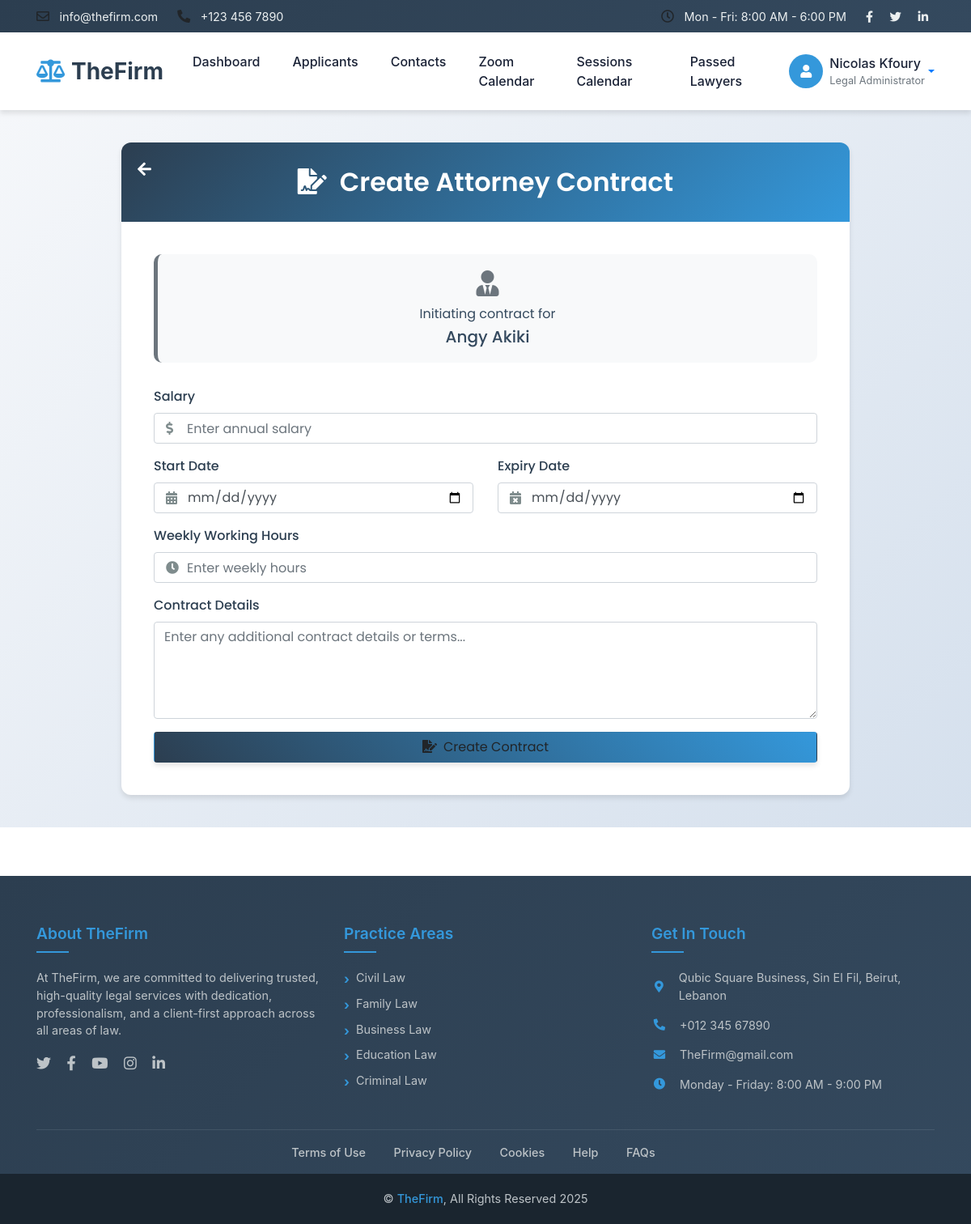
/admin/contract.php?id=11 (signed in), run on an earlier commit of the app's database.
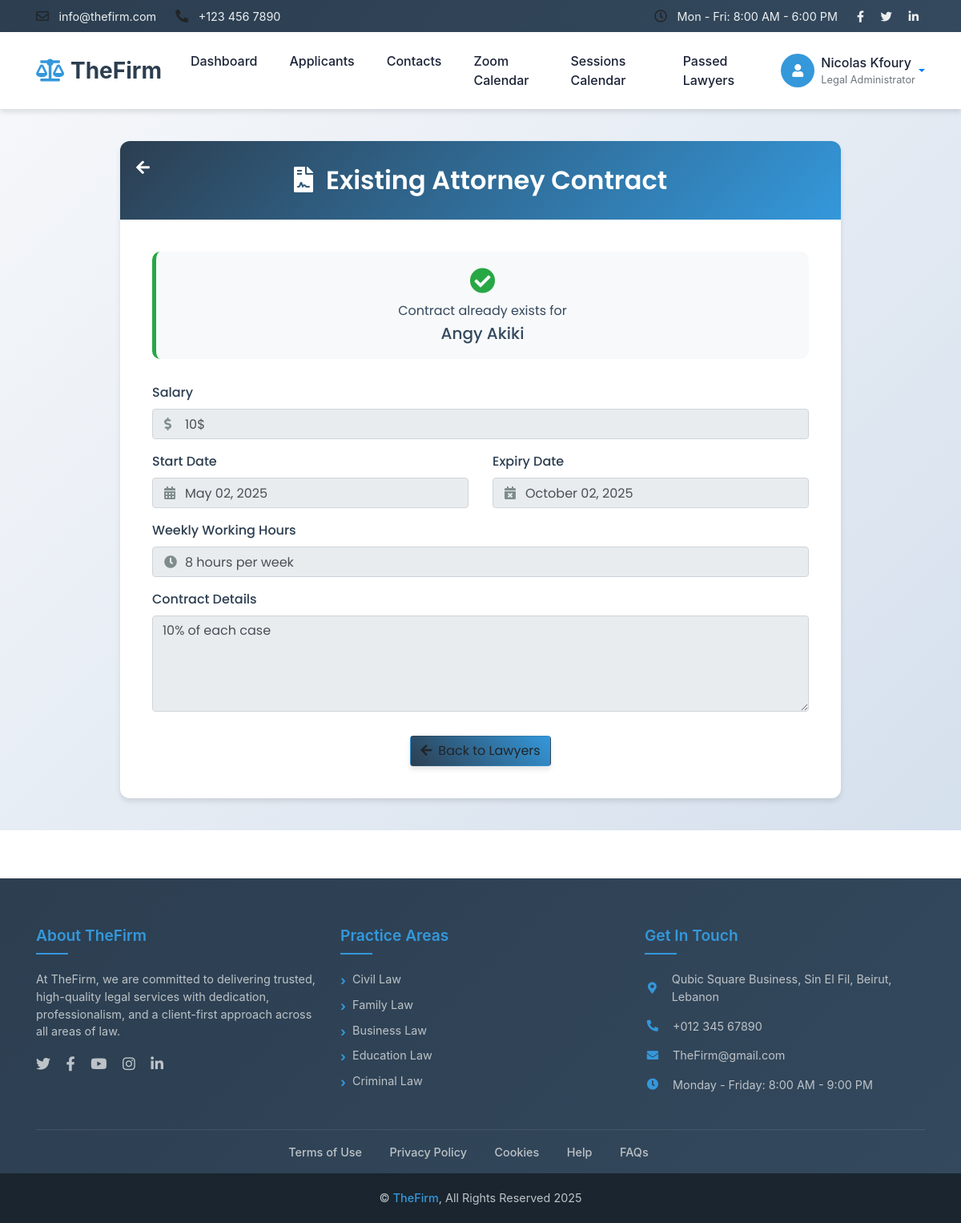
And on a later commit of the database.
### tables this page shows
CREATE TABLE `user` (
  `id` int(50) NOT NULL,
  `fname` varchar(255) NOT NULL,
  `lname` varchar(255) NOT NULL,
  `email` varchar(255) NOT NULL,
  `password` varchar(255) NOT NULL,
  `address` varchar(255) NOT NULL,
  `phonenum` int(9) NOT NULL,
  `image` varchar(255) NOT NULL,
  `role` int(1) NOT NULL,
  `status` enum('Unverified','Unrestricted','Restricted','') NOT NULL DEFAULT 'Unverified'
);

CREATE TABLE `attcontract` (
  `id` int(50) NOT NULL,
  `salary` int(50) NOT NULL,
  `startdate` date NOT NULL,
  `expirydate` date NOT NULL,
  `details` varchar(255) NOT NULL,
  `nbofHour` int(50) NOT NULL,
  `attid` int(50) NOT NULL
);

### admin/contract.php (the view, shortened to what the changed rows need)
<!DOCTYPE html>
<html lang="en">
<head>
  <link href="../css/admincss.css" rel="stylesheet">
  <link href="https://stackpath.bootstrapcdn.com/bootstrap/4.4.1/css/bootstrap.min.css" rel="stylesheet">
  <link href="https://cdnjs.cloudflare.com/ajax/libs/font-awesome/5.15.3/css/all.min.css" rel="stylesheet">
</head>
<body>
<?php include 'header.php' ; ?>
  <div id="main-body-form">
    <?php
    $id = $_GET['id'];
    $sql = "SELECT * FROM `attcontract` where attid='$id'";
    $res = $conn->query($sql);
    $sql1 = "SELECT * FROM `user` where id='$id'";
    $res1 = $conn->query($sql1);
    $row1 = $res1->fetch_assoc();
    $fname = $row1['fname'];
    $lname = $row1['lname'];
    if ($res->num_rows == 0) {
    ?>
      <div class="page-container">
        <div class="page-header">
          <a href="passedlawyers.php" class="back-button">
            <i class="fas fa-arrow-left"></i>
          </a>
          <h1><i class="fas fa-file-signature mr-3"></i>Create Attorney Contract</h1>
        </div>
        <div class="form-container">
          <div class="contract-status">
            <i class="fas fa-user-tie"></i>
            <p class="mb-1">Initiating contract for</p>
            <h5 class="mb-0"><?= htmlspecialchars($fname . " " . $lname); ?></h5>
          </div>
          <form id="contractForm" method="POST" action="submitcontract.php">
            <div class="form-group">
              <label for="salary" class="form-label">Salary</label>
              <div class="input-icon">
                <i class="fas fa-dollar-sign"></i>
                <input type="number" class="form-control" id="salary" name="salary" placeholder="Enter annual salary" required>
              </div>
            </div>
            <div class="row">
              <div class="col-md-6">
                <div class="form-group">
                  <label for="start_date" class="form-label">Start Date</label>
                  <div class="input-icon">
                    <i class="fas fa-calendar-alt"></i>
                    <input type="date" class="form-control" id="start_date" name="start_date" required>
                  </div>
                </div>
              </div>
              <div class="col-md-6">
                <div class="form-group">
                  <label for="expiry_date" class="form-label">Expiry Date</label>
                  <div class="input-icon">
                    <i class="fas fa-calendar-times"></i>
                    <input type="date" class="form-control" id="expiry_date" name="expiry_date"
                      min="<?php echo date('Y-m-d'); ?>" required>
                  </div>
                </div>
              </div>
            </div>
            <div class="form-group">
              <label for="nb_of_hour" class="form-label">Weekly Working Hours</label>
              <div class="input-icon">
                <i class="fas fa-clock"></i>
                <input type="number" class="form-control" id="nb_of_hour" name="nb_of_hour" placeholder="Enter weekly hours" required>
              </div>
            </div>
            <div class="form-group">
              <label for="details" class="form-label">Contract Details</label>
              <textarea class="form-control" id="details" name="details" rows="4" placeholder="Enter any additional contract details or terms..." required></textarea>
            </div>
            <button type="submit" class="btn btn-primary-2 btn-block">
              <i class="fas fa-file-signature mr-2"></i>Create Contract
            </button>
          </form>
        </div>
      </div>
    <?php
    } else {
    ?>
      <div class="page-container">
        <div class="page-header">
          <a href="passedlawyers.php" class="back-button">
            <i class="fas fa-arrow-left"></i>
          </a>
          <h1><i class="fas fa-file-contract mr-3"></i>Existing Attorney Contract</h1>
        </div>
        <div class="form-container">
          <div class="contract-status existing">
            <i class="fas fa-check-circle"></i>
            <p class="mb-1">Contract already exists for</p>
            <h5 class="mb-0"><?= htmlspecialchars($fname . " " . $lname); ?></h5>
          </div>
          <form id="contractForm" class="readonly-form">
            <?php
            while ($row = $res->fetch_assoc()) {
              $salary = $row['salary'];
              $startdate = $row['startdate'];
              $expirydate = $row['expirydate'];
              $nbofhour = $row['nbofHour'];
              $details = $row['details'];
            ?>
              <div class="form-group">
                <label class="form-label">Salary</label>
                <div class="input-icon">
                  <i class="fas fa-dollar-sign"></i>
                  <input type="text" class="form-control" value="<?= htmlspecialchars(number_format($salary)); ?>$" readonly>
                </div>
              </div>
              <div class="row">
                <div class="col-md-6">
                  <div class="form-group">
                    <label class="form-label">Start Date</label>
                    <div class="input-icon">
                      <i class="fas fa-calendar-alt"></i>
                      <input type="text" class="form-control" value="<?= htmlspecialchars(date('F d, Y', strtotime($startdate))); ?>" readonly>
                    </div>
                  </div>
                </div>
                <div class="col-md-6">
                  <div class="form-group">
                    <label class="form-label">Expiry Date</label>
                    <div class="input-icon">
                      <i class="fas fa-calendar-times"></i>
                      <input type="text" class="form-control" value="<?= htmlspecialchars(date('F d, Y', strtotime($expirydate))); ?>" readonly>
                    </div>
                  </div>
                </div>
              </div>
              <div class="form-group">
                <label class="form-label">Weekly Working Hours</label>
                <div class="input-icon">
                  <i class="fas fa-clock"></i>
                  <input type="text" class="form-control" value="<?= htmlspecialchars($nbofhour); ?> hours per week" readonly>
                </div>
              </div>
              <div class="form-group">
                <label class="form-label">Contract Details</label>
                <textarea class="form-control" rows="4" readonly><?= htmlspecialchars($details); ?></textarea>
              </div>
            <?php
            }
            ?>
            <div class="action-buttons-2">
              <a href="passedlawyers.php" class="btn btn-primary-2">
                <i class="fas fa-arrow-left mr-2"></i>Back to Lawyers
              </a>
            </div>
          </form>
        </div>
      </div>
    <?php
    }
    ?>
  </div>
</body>
</html>

What changed in the data, as far as the page shows it:
added attcontract: salary "10$", startdate "May 02, 2025", expirydate "October 02, 2025", nbofHour "8 hours per week", details "10% of each case"
Also different on the page:
text no longer shown: "Create Attorney Contract Initiating contract for Salary Start Date Expiry Date Weekly Working Hours Contract Details Create Contract"
text now shown: "Existing Attorney Contract Contract already exists for Back to Lawyers"
